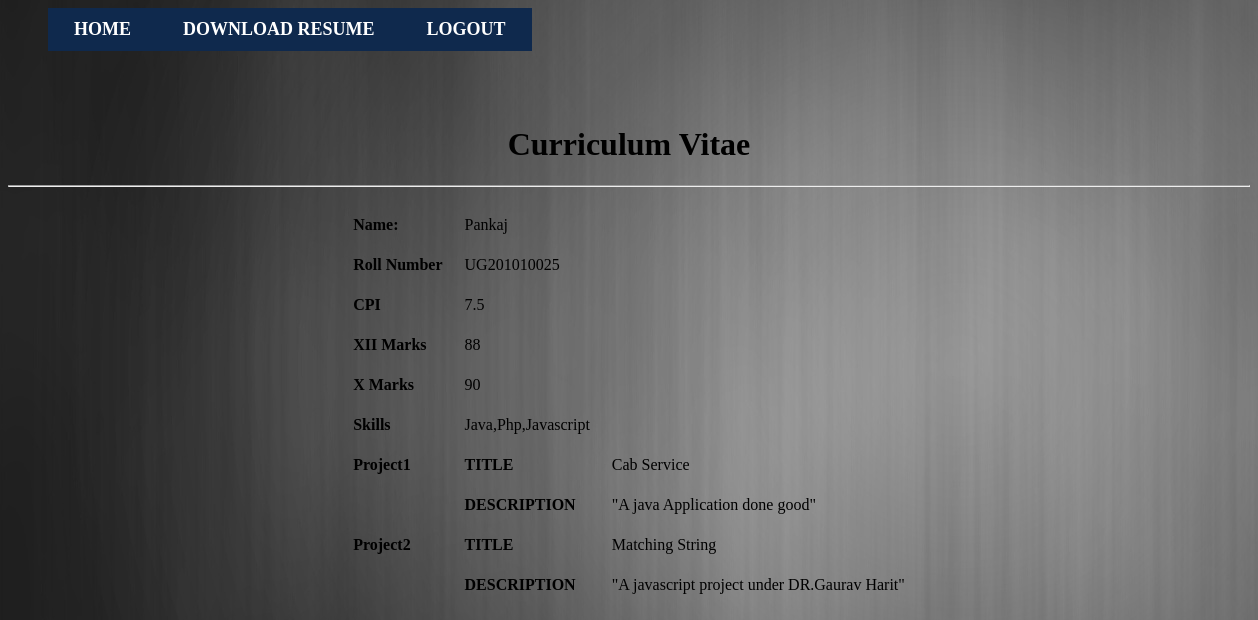
/resume_project/viewcvadmin.php?case=panakj (signed in), run on the app's committed database.
### tables this page shows
CREATE TABLE IF NOT EXISTS `cv` (
  `username` varchar(10) NOT NULL,
  `Name` varchar(25) DEFAULT NULL,
  `roll_no` varchar(11) DEFAULT NULL,
  `cpi` varchar(10) DEFAULT '0',
  `10_marks` varchar(10) DEFAULT '0',
  `12_marks` varchar(10) DEFAULT '0',
  `Skills` varchar(100) DEFAULT NULL,
  `id` int(11) NOT NULL AUTO_INCREMENT,
  PRIMARY KEY (`id`)
);

CREATE TABLE IF NOT EXISTS `project` (
  `username` varchar(15) NOT NULL,
  `p_title` varchar(20) DEFAULT NULL,
  `p_des` varchar(200) DEFAULT NULL,
  `pid` int(11) NOT NULL AUTO_INCREMENT,
  PRIMARY KEY (`pid`)
);

### resume_project/viewcvadmin.php (the view, shortened to what this page needs)
<?php
global $user,$name,$roll,$cpi,$x2,$x,$p1,$p2,$re,$pronum,$skills;
$user = $_GET['case'];
$query = "SELECT * FROM cv WHERE username ='".$user."'";
$result = mysql_query($query);
while($row = mysql_fetch_assoc($result)){
	$name = $row['Name'];
	$roll = $row['roll_no'];
	$cpi = $row['cpi'];
	$x = $row['10_marks'];
	$x2 = $row['12_marks'];
	$skills = $row['Skills'];
}
$query = "SELECT * FROM project WHERE username='".$user."'";
$result=mysql_query($query);
$re = array();
$pronum=0;
while($row = mysql_fetch_assoc($result)){
        $re[] = $row;
		$pronum = $pronum+1;
    }
?>
<html>
<head>
</head>
<body background ="a3.jpg">
	<div class="hovermenu">
<ul>
<li><a href="adminpage.php">HOME</a></li>
<li><?php	echo "<a href='upload/".$user."/".$user.".xlsx'>DOWNLOAD RESUME</a>"; ?></li>
<li><a href="adminlogout.php">LOGOUT</a></li>
</ul>
</div>
<h1 align = "center">
Curriculum Vitae
</h1>
<hr></hr>
<div id = "page">
<table border='0' cellspacing ='20' align="center" >
	<tr>
		<td><strong>Name: </strong></td>
		<td><?php echo $name ?></td>
	</tr>
	<tr>
	<td><strong>Roll Number</strong></td>
	<td><?php echo $roll ?></td>
	</tr>
	<tr>
	<td><strong>CPI</strong></td>
	<td><?php echo $cpi ?></td>
	</tr>
	<tr>
	<td><strong>XII Marks</strong></td>
	<td><?php echo $x2 ?></td>
	</tr>
	<tr>
	<td><strong>X Marks</strong></td>
	<td><?php echo $x ?></td>
	</tr>
	<tr>
	<td><strong>Skills</strong></td>
	<td><?php echo $skills ?></td>
	</tr>
<?php
for($i=0;$i<$pronum;$i++){
	$y = $i+1;
	echo "<tr><td><strong>Project".$y."</td></strong><td><strong>TITLE</strong></td><td>".$re[$i]['p_title']."</td></tr>";
	echo "<tr><td></td><td><strong>DESCRIPTION</strong></td><td>".$re[$i]['p_des']."</td></tr>";
}
?>
</table>
</body>
<html>

### resume_project/viewcvadmin.php (style rules this page uses)
.hovermenu ul { font: bold 18px calibri; height: 25px; width: 1200px; }
.hovermenu ul li { list-style: none; display: inline; }
.hovermenu ul li a { padding: 10px 25px 10px 25px; text-decoration: none; float: left; color: white; background-color: rgb(15,41,77); border: 1px solid rgb(15,41,77); }

### data on the page
cv: Name "Pankaj", roll_no "UG201010025", cpi "7.5", 12_marks "88", 10_marks "90", Skills "Java,Php,Javascript"
project: y "1", p_title "Cab Service", p_des "\"A java Application done good\""
project: y "2", p_title "Matching String", p_des "\"A javascript project under DR.Gaurav Harit\""
